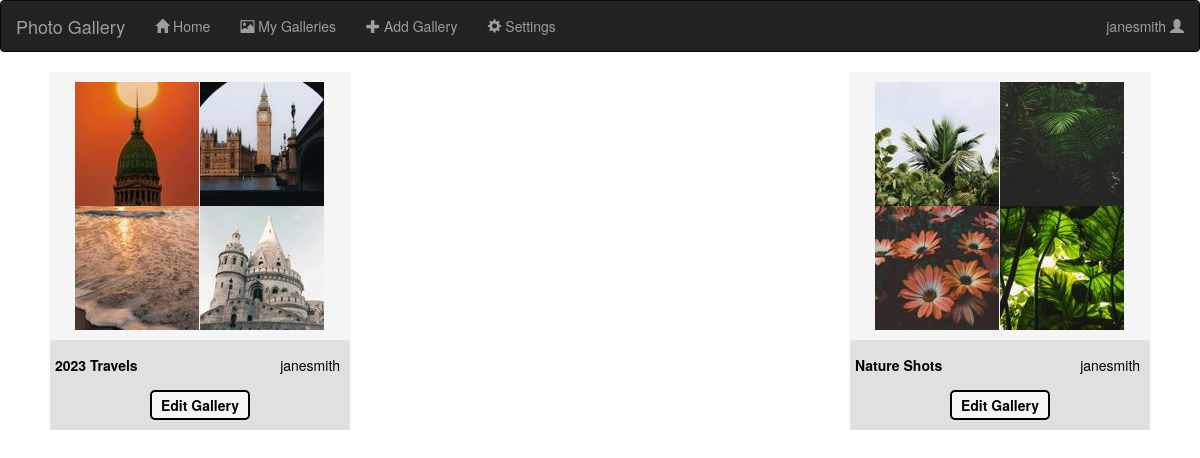
The page /myGalleries (signed in) on the database as committed earlier.
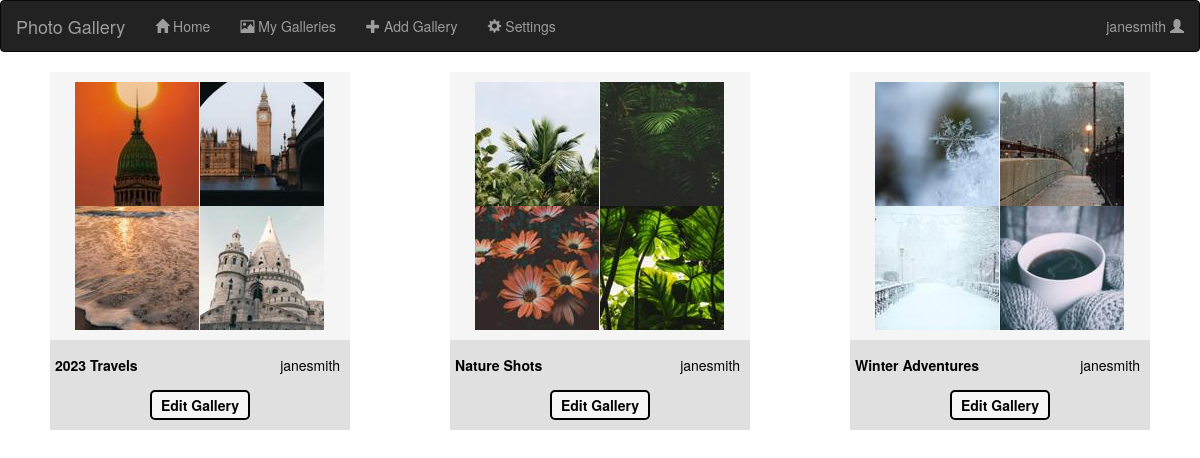
The same page on the database as committed later.
### components/databaseClasses.py (models this page shows, shortened)
class Gallery(db.Model):
    __tablename__ = 'galleries'
    id = db.Column(db.Integer, primary_key=True)
    userId = db.Column(db.Integer, db.ForeignKey(User.id))
    numPhotos = db.Column(db.Integer)
    title = db.Column(db.String(40))
    dateCreated = db.Column(db.Date)
    dateLastEdited = db.Column(db.Date)
    description = db.Column(db.Text)
    photos = db.relationship('Photo', backref='gallery')

class Photo(db.Model):
    __tablename__ = 'photos'
    __bind_key__ = 'photos'
    id = db.Column(db.Integer, primary_key=True)
    galleryId = db.Column(db.Integer, db.ForeignKey(Gallery.id))
    photoURL = db.Column(db.String(32))
    thumbnailURL = db.Column(db.String(32))

class User(UserMixin, db.Model):
    __tablename__ = 'users'
    __bind_key__ = 'users'
    id = db.Column(db.Integer, primary_key = True)
    fname = db.Column(db.String(32))
    lname = db.Column(db.String(32))
    email = db.Column(db.String(300), unique = True)
    username = db.Column(db.String(24))
    passwordHash = db.Column(db.String(128))
    galleries = db.relationship('Gallery', backref='user')

### app.py (the view)
@app.route("/myGalleries")
def myGalleries():
    myGalls = []
    loggedIn = isLoggedIn()
    if not loggedIn:
        return render_template('loginNeeded.html', loggedIn = loggedIn)
    myGalls = Gallery.query.filter_by(userId=session['userId']).all()
    return render_template('myGalleries.html', loggedIn = loggedIn, photos = photos, galleries = myGalls, username = getCurrentUsername(), users = users)

### app.py (called while the page is built)
@lm.user_loader
def loadUser(id):
    return User.query.get(int(id))

### components/utils.py (called while the page is built)
def getCurrentUsername():
    currentUserID = session.get("userId", None)
    currentUsername = None
    if currentUserID != None:
        currentUsername = loadUser(currentUserID).username
    return currentUsername

def isLoggedIn():
    if 'loggedIn' not in session:
        session['loggedIn'] = False
        session.modified = True
    return session['loggedIn']

### templates/myGalleries.html (shortened to what this page needs)
{% extends "base.html" %}
{% block content %}
    <div id = "galleries">
        {% for gallery in galleries %}
            {% set numPhotos = gallery['numPhotos'] %}
            {% set photosList = gallery['photos'] %}
            <div class = "galleryTilePreview">
                <a href = "{{ url_for('viewGallery', galleryID = gallery['id'])}}">
                    <div class = "photosPreview">
                        {% for i in range(4) %}
                            <div class = "thumbnailPhoto">
                                {% set photoURL = photosList[(i%numPhotos)]['thumbnailURL'] %}
                                <img src="{{photoURL}}">
                            </div>
                        {% endfor %}
                    </div>
                    <div class = "previewDetails">
                        <div class = "previewTitleDate">{{gallery['title']}}</div>
                        <div class = "previewUser">{{users[gallery['userId']]['username']}}</div>
                    </div>
                </a>
                <div class = "editSection">
                    <div class = "editButton" id = "{{gallery['id']}}"><a href = "{{ url_for('editGallery', galleryID = gallery['id'])}}" >Edit Gallery</a></div>
                </div>
            </div>
        {% endfor %}
    </div>
{% endblock %}

Rows that differ between the two databases and show on the page:
added Gallery: thumbnailURL (picture), title "Winter Adventures", userId.username "janesmith"
